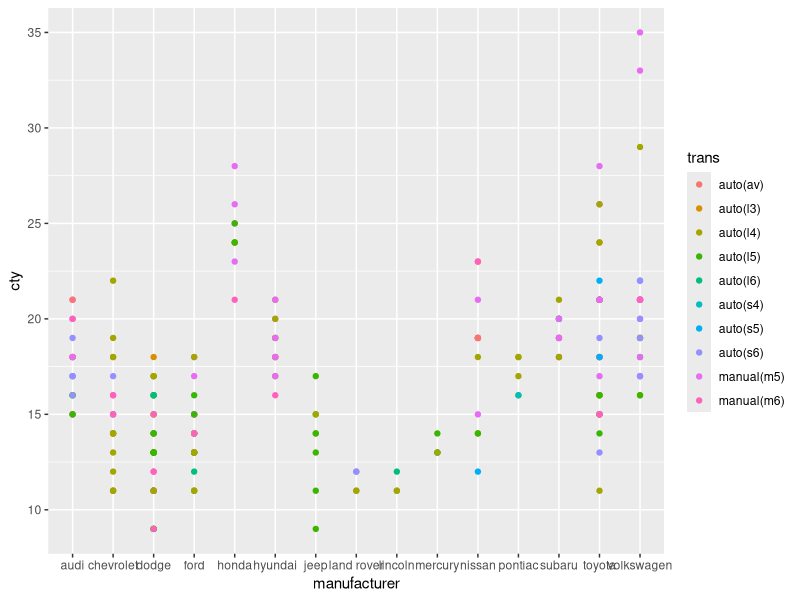

Write R code to recreate this figure.
## ---- chunk 1

library(tidyverse)
## ---- chunk 2
print(mpg)
## ---- chunk 3
ggplot(data = mpg) +
  geom_point(mapping = aes(x = manufacturer, y = cty, colour = trans))
